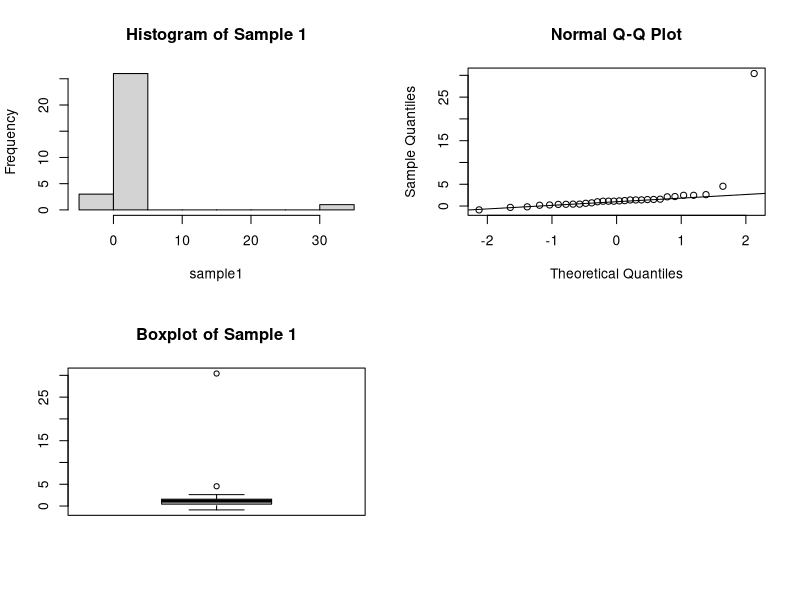
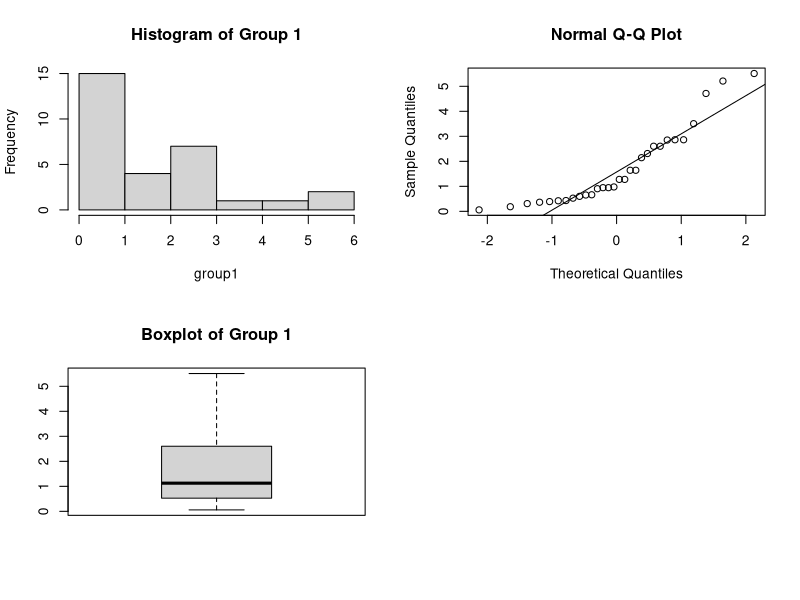
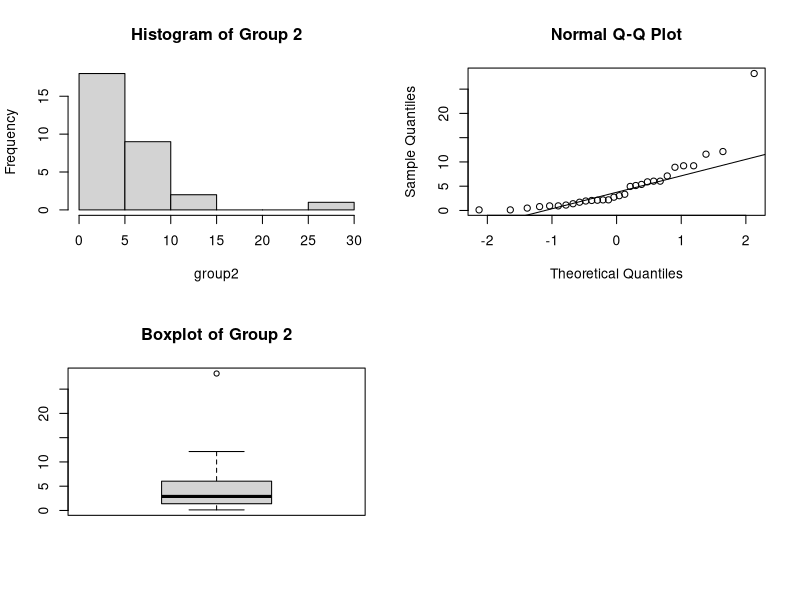
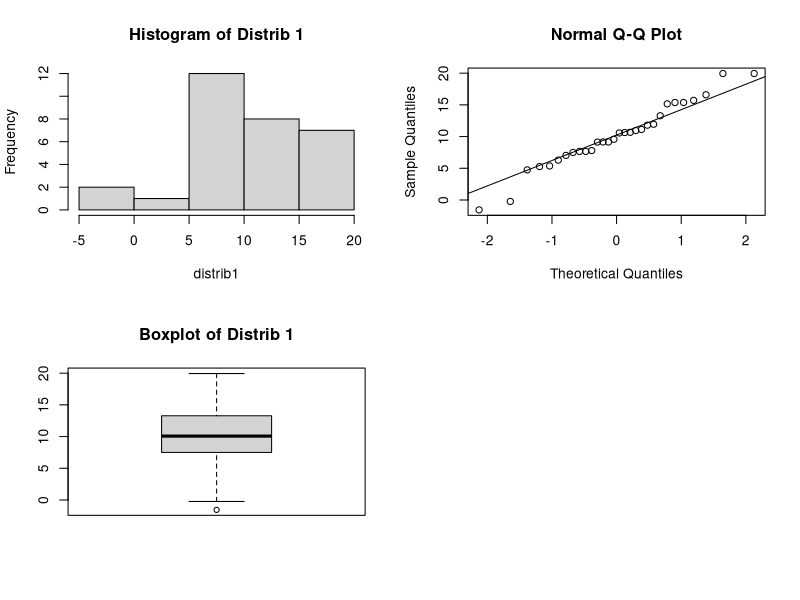
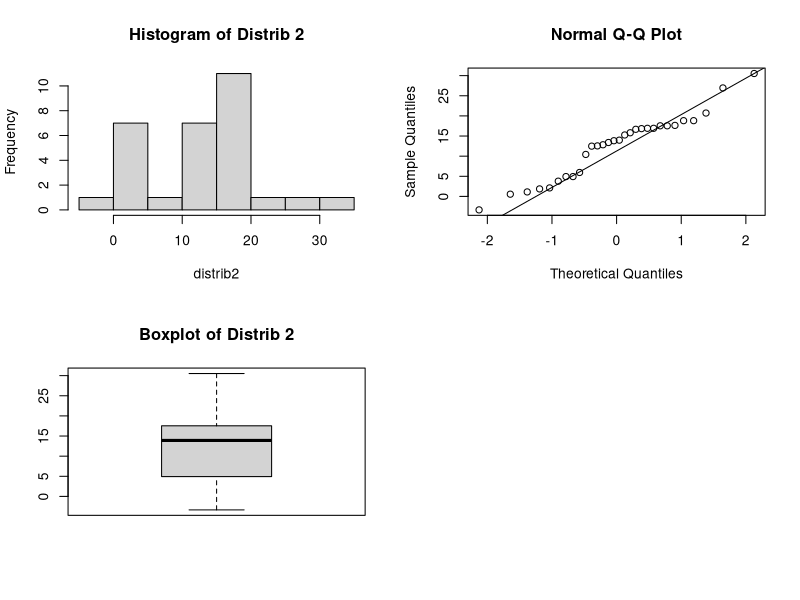
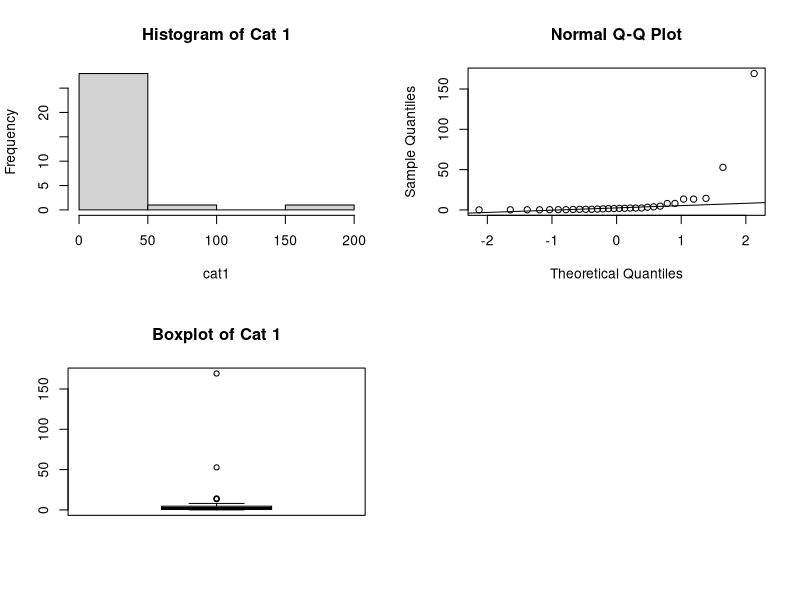
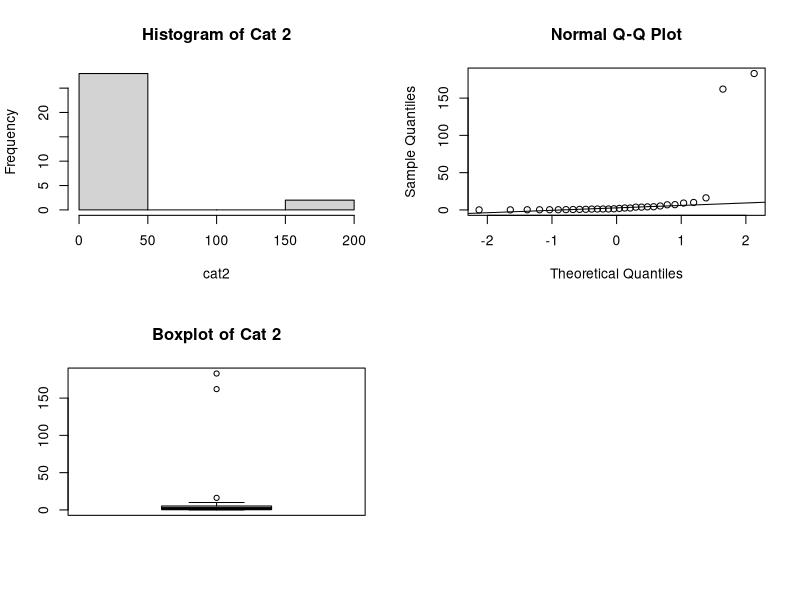
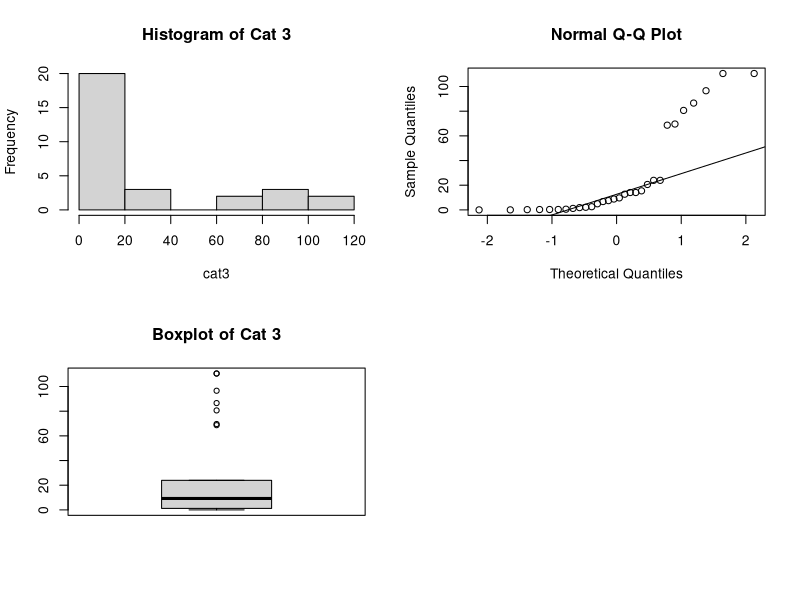

Write the R code that produced these figures, in order.
## ---- chunk 1
# Load package to read .xlsx file
library("readxl")

# Read data and convert all columns to "numeric" data type
data <- read_excel("term project data.xlsx", col_types = "numeric")

# Convert tibble into DataFrame
data <- as.data.frame(data)

# Rename headers
colnames(data) <- c("Sample1-sample", "Sample2-group1", "Sample2-group2", 
                    "Sample3-distrib1", "Sample3-distrib2", "Sample4-cat1", 
                    "Sample4-cat2", "Sample4-cat3", "Sample4-cat4")

# Remove first row of empty data values
data <- data[-1,]

# Reset index
rownames(data) <- NULL
## ---- chunk 2
# Define sample 1
sample1 <- data$`Sample1-sample`

# 3 plots arranged in 2 rows and 2 columns
par(mfrow=c(2,2))

# Check normality utilizing visualizations
# Histogram
hist(sample1, main="Histogram of Sample 1")

# Normal Q-Q Plot
qqnorm(sample1)
qqline(sample1)

# Boxplot
boxplot(sample1, main="Boxplot of Sample 1")
## ---- chunk 3
# # Binomial Test

# Calculate the number of values greater than hypothesized median 0
B <- sum(sample1 > 0)
B

# Calculate test statistic Z_B
Z_B = (B - (0.5 * 30)) / sqrt(0.25 * 30)
Z_B

# One sample T-test
sample1_t_test <- t.test(data$`Sample1-sample`, mu = 0, alternative = "greater")
sample1_t_test
## ---- chunk 4
# Create data frame for sample2
sample2 <- data.frame(group1 = data$`Sample2-group1`, group2 = data$`Sample2-group2`)

# Define vectors
group1 <- sample2$group1
group2 <- sample2$group2

# Check normality utilizing visualizations - Group 1
# 3 plots arranged in 2 rows and 2 columns
par(mfrow=c(2,2))

# Histogram
hist(group1, main="Histogram of Group 1")

# Normal Q-Q Plot
qqnorm(group1)
qqline(group1)

# Boxplot
boxplot(group1, main="Boxplot of Group 1")


# Check normality utilizing visualizations - Group 2
# 3 plots arranged in 2 rows and 2 columns
par(mfrow=c(2,2))

# Histogram
hist(group2, main="Histogram of Group 2")

# Normal Q-Q Plot
qqnorm(group2)
qqline(group2)

# Boxplot
boxplot(group2, main="Boxplot of Group 2")
## ---- chunk 5
# # Part A

# # Wilcoxon Test

# Combine samples for rank assignment
combined_sample2 <- c(group1, group2)

# Assign ranks to the combined samples
combined_ranks <- rank(combined_sample2)

# Calculate the rank sum for each group
group1_ranksum <- sum(combined_ranks[1:30])
group2_ranksum <- sum(combined_ranks[31:60])

# Calculate W test statistic
W <- min(group1_ranksum, group2_ranksum)

group1_ranksum
group2_ranksum
W

combined_sample2

# 2 sample T-test
sample2_t_test <- t.test(data$`Sample2-group1`, data$`Sample2-group2`, 
                         alternative = "less")
sample2_t_test

# TO BE DELETED
wilcox.test(sample2$group1, sample2$group2, alternative = "less")
## ---- chunk 6
# # Part B

# Stack 4 outcome columns into 1 column and create group(factor) column
sample2_combined <- stack(data[2:3])

# Rename headers
colnames(sample2_combined) <- c("outcome", "group")

# # Fligner-Killeen’s Test - Nonparametric Test for Equality of Variances
fligner.test(outcome ~ group, data = sample2_combined)

# # F-Test for Variances
variance_f_test <- var.test(group1, group2)

variance_f_test
sample2_combined
## ---- chunk 7
# Create data frame for sample3
sample3 <- data.frame(distrib1 = data$`Sample3-distrib1`, distrib2 = data$`Sample3-distrib2`)

# Define distributions
distrib1 <- sample3$distrib1
distrib2 <- sample3$distrib2

# Check normality utilizing visualizations - Distrib 1
# 3 plots arranged in 2 rows and 2 columns
par(mfrow=c(2,2))

# Histogram
hist(distrib1, main="Histogram of Distrib 1")

# Normal Q-Q Plot
qqnorm(distrib1)
qqline(distrib1)

# Boxplot
boxplot(distrib1, main="Boxplot of Distrib 1")

# Check normality utilizing visualizations - Distrib 2
# 3 plots arranged in 2 rows and 2 columns
par(mfrow=c(2,2))

# Histogram
hist(distrib2, main="Histogram of Distrib 2")

# Normal Q-Q Plot
qqnorm(distrib2)
qqline(distrib2)

# Boxplot
boxplot(distrib2, main="Boxplot of Distrib 2")
## ---- chunk 8
# # Kolmogorov-Smirnov Test

# Sort data frame into ascending order
sample3 <- sample3[order(distrib1, distrib2),]

# TO BE DELETED
ks.test(sample3$distrib1, sample3$distrib2)

# Define values for ecdf function
distrib1 <- c(sample3$distrib1)
distrib2 <- c(sample3$distrib2)

# Sort values into ascending order
#distrib1 <- sort(distrib1)
#distrib2 <- sort(distrib2)

# Define function for distrib1 ecdf
ecdf_function1 <- ecdf(distrib1)

# Define function for distrib2 ecdf
ecdf_function2 <- ecdf(distrib2)

# Calculate CDF values for distrib1
cdf1 <- ecdf_function1(distrib1)

# Calculate CDF values for distrib1
cdf2 <- ecdf_function2(distrib2)

# Add CDF columns to data frame
sample3$cdf1 <- cdf1
sample3$cdf2 <- cdf2

sample3$Absolute_Difference <- abs(sample3$cdf1 - sample3$cdf2)

sample3
## ---- chunk 9
# Create data frame for sample3
sample3 <- data.frame(distrib1 = data$`Sample3-distrib1`, distrib2 = data$`Sample3-distrib2`)

# Define vectors
# distrib1 <- sample3$distrib1
# distrib2 <- sample3$distrib2

# Define values for ecdf function
distrib1 <- c(sample3$distrib1)
distrib2 <- c(sample3$distrib2)

# Sort samples for CDF calculation
distrib1 <- sort(distrib1)
distrib2 <- sort(distrib2)

# Define function for distrib1 ecdf
ecdf_function1 <- ecdf(distrib1)

# Define function for distrib2 ecdf
ecdf_function2 <- ecdf(distrib2)

# # Compute Kolmogorov Smirnov Test Statistic
# Calculate absolute difference in CDF values
absolute_difference <- abs(ecdf_function1(distrib1) - ecdf_function2(distrib2))

absolute_difference

max_absolute_difference <- max(absolute_difference)

# Critical value at alpha = 0.05
critical_value <- 1.36 * sqrt((60) / (30 * 30))

critical_value

max_absolute_difference

# TO BE DELETED
##ks.test(sample3$distrib1, sample3$distrib2)
## ---- chunk 10
# Sort samples for CDF calculation
distrib1 <- sort(distrib1)
distrib2 <- sort(distrib2)

# Define function for distrib1 ecdf
ecdf_function1 <- ecdf(distrib1)

# Define function for distrib2 ecdf
ecdf_function2 <- ecdf(distrib2)

# Calculate absolute difference in CDF values
absolute_difference <- abs(ecdf_function1(distrib1) - ecdf_function2(distrib2))

# Find the maximum absolute difference
max_absolute_difference <- max(absolute_difference)

# Print results
cat("Max Absolute Difference:", max_absolute_difference, "\n")

## ---- chunk 11
# Define treatment groups
cat1 <- data$`Sample4-cat1`
cat2 <- data$`Sample4-cat2`
cat3 <- data$`Sample4-cat3`
cat4 <- data$`Sample4-cat4`

# Check normality utilizing visualizations - Cat 1
# 3 plots arranged in 2 rows and 2 columns
par(mfrow=c(2,2))

# Histogram
hist(cat1, main="Histogram of Cat 1")

# Normal Q-Q Plot
qqnorm(cat1)
qqline(cat1)

# Boxplot
boxplot(cat1, main="Boxplot of Cat 1")

# Check normality utilizing visualizations - Cat 2
# 3 plots arranged in 2 rows and 2 columns
par(mfrow=c(2,2))

# Histogram
hist(cat2, main="Histogram of Cat 2")

# Normal Q-Q Plot
qqnorm(cat2)
qqline(cat2)

# Boxplot
boxplot(cat2, main="Boxplot of Cat 2")

# Check normality utilizing visualizations - Cat 3
# 3 plots arranged in 2 rows and 2 columns
par(mfrow=c(2,2))

# Histogram
hist(cat3, main="Histogram of Cat 3")

# Normal Q-Q Plot
qqnorm(cat3)
qqline(cat3)

# Boxplot
boxplot(cat3, main="Boxplot of Cat 3")

# Check normality utilizing visualizations - Cat 4
# 3 plots arranged in 2 rows and 2 columns
par(mfrow=c(2,2))

# Histogram
hist(cat4, main="Histogram of Cat 4")

# Normal Q-Q Plot
qqnorm(cat4)
qqline(cat4)

# Boxplot
boxplot(cat4, main="Boxplot of Cat 4")
## ---- chunk 12
# Stack 4 outcome columns into 1 column and create group(factor) column
sample4 <- stack(data[6:9])

# Rename headers
colnames(sample4) <- c("outcome", "group")

# # ANOVA F-test
ANOVA_sample4_obs = aov(outcome ~ group, data = sample4)
summary(ANOVA_sample4_obs)

# Save observed F-test statistic
Fobs = summary(ANOVA_sample4_obs)[[1]][1,4]

# Save observed p-value
F.normal.pvalue = summary(ANOVA_sample4_obs)[[1]][1,5]

# Display observed F-test statistic
print(paste("The observed F test statistic is", Fobs))

# Display observed p-value
print(paste("The observed p-value is", F.normal.pvalue))
## ---- chunk 13
# # Permutation F-test - Monte Carlo Simulation

# Define value for total number of simulations
tot=10000

# Initialize empty vector to store 10,000 simulated F-test statistics
f=c()
 
for(i in 1:tot){
  # permute the group membership or outcome
  dat_perm = data.frame(outcome = sample4$outcome, group = sample(sample4$group))
  
  # # ANOVA F test
  ANOVA_sample4_permut = aov(outcome ~ group, data = dat_perm)
  f[i]=summary(ANOVA_sample4_permut)[[1]][1,4]
   
}
# Calculate simulated p-value
F.perm.pvalue = mean(f >= Fobs)

# Display simulated p-value
print(paste("The permutation p-value is", F.perm.pvalue))
